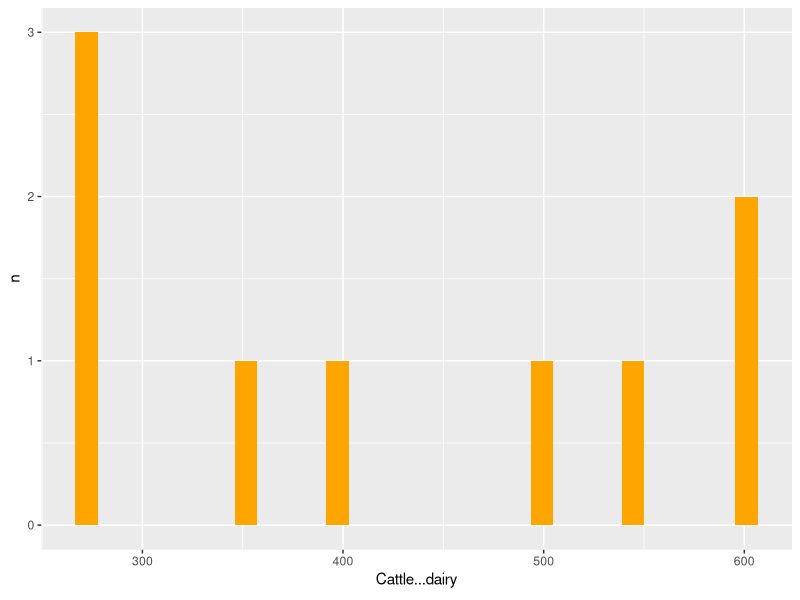
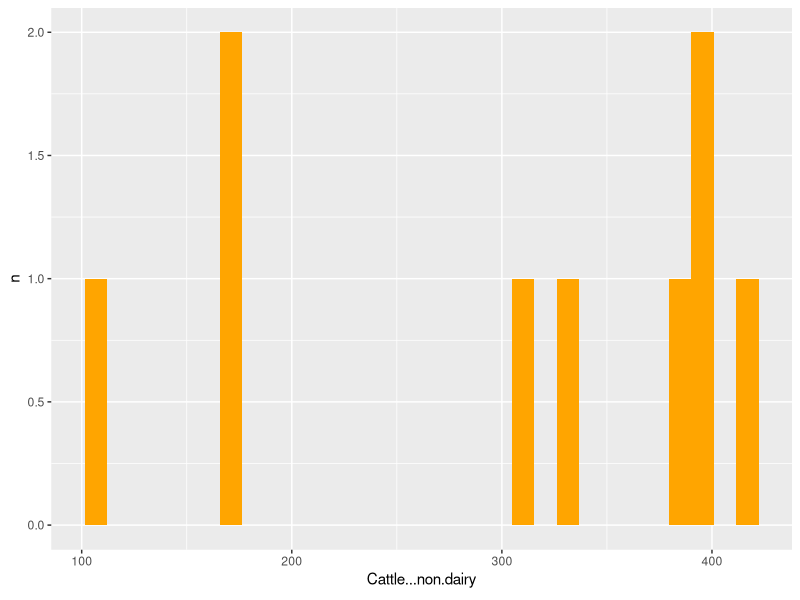
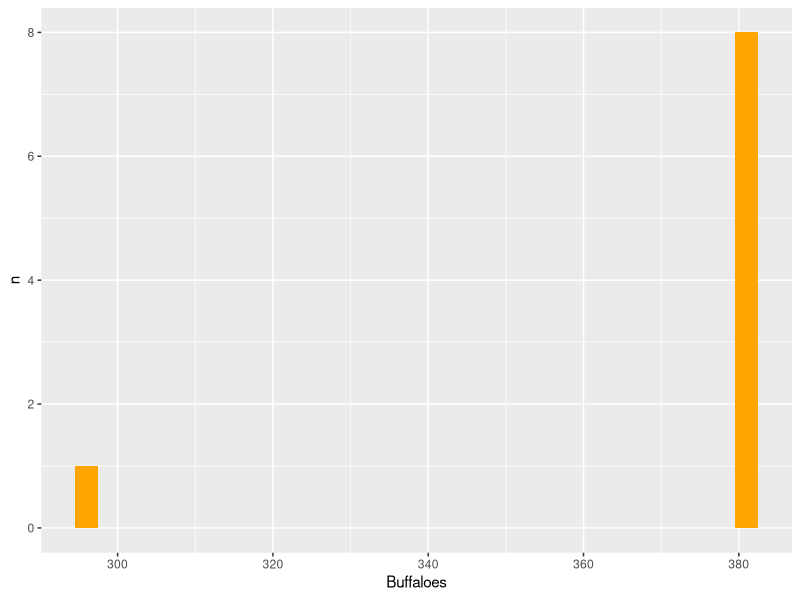
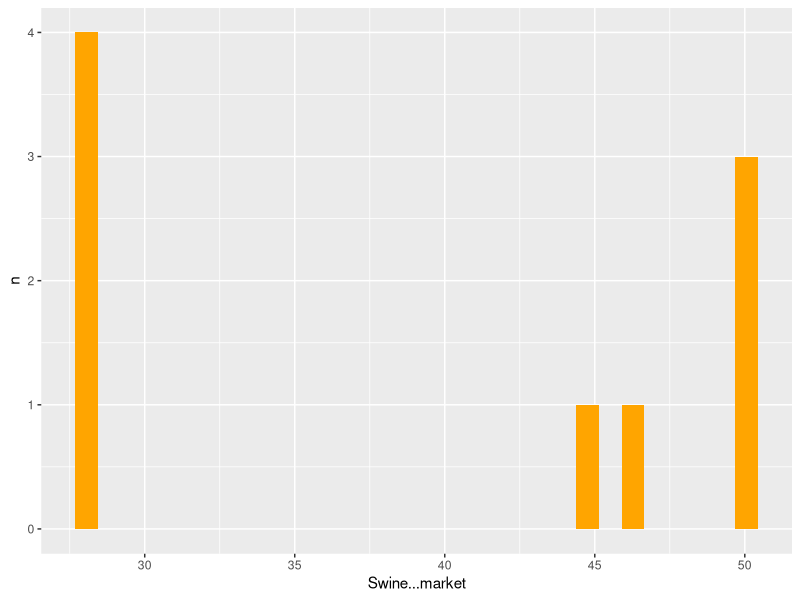
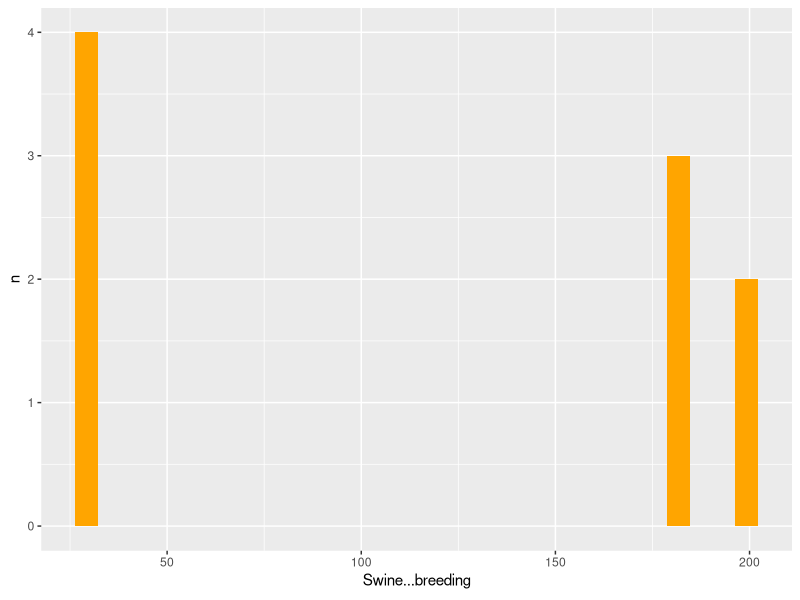
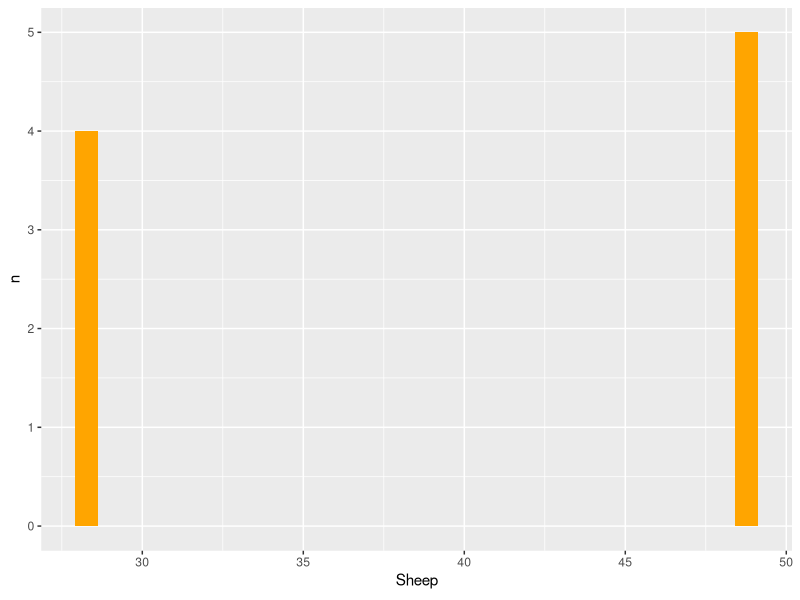
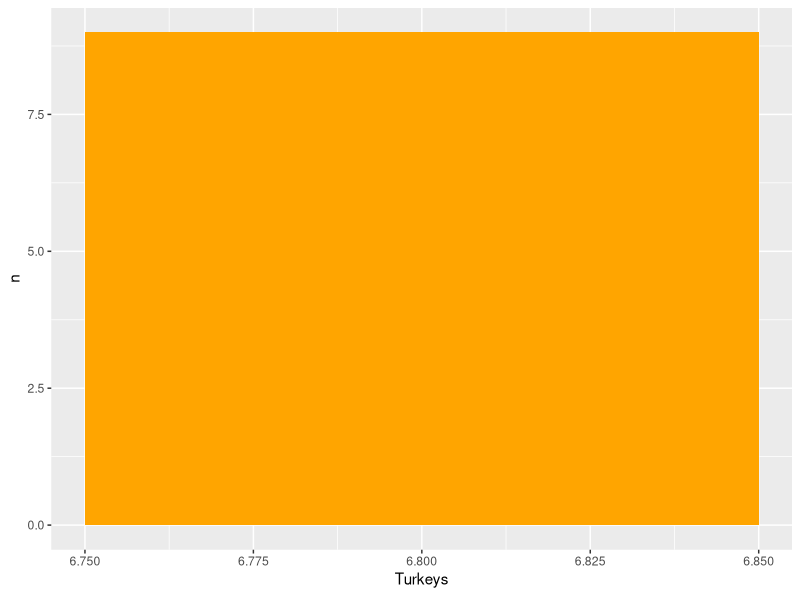
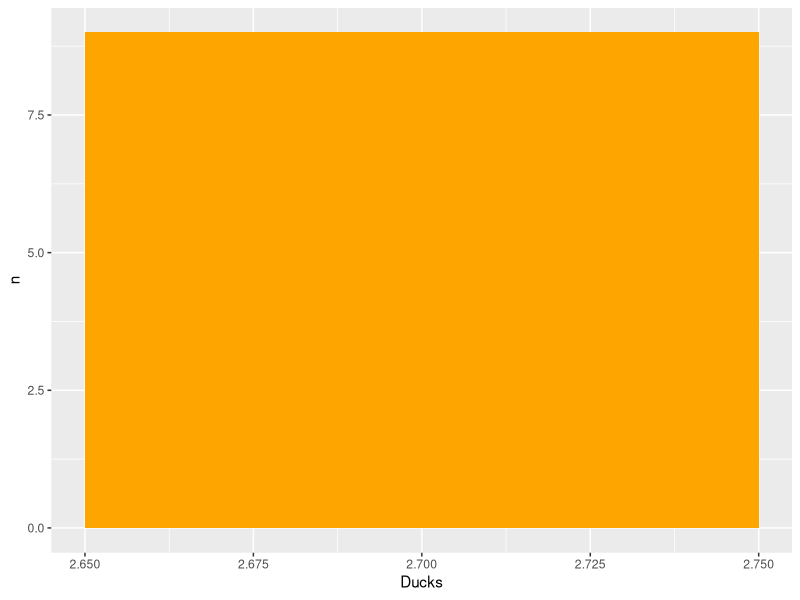

The R source for these figures, in order:
## ---- chunk 1
#| label: setup
#| warning: false
#| message: false
#| include: false

library(tidyverse)
library(ggplot2)
library(purrr)

knitr::opts_chunk$set(echo = TRUE, warning=FALSE, message=FALSE)
## ---- chunk 2
n <- 100 # sample size
m <- seq(1,10) # means 
samps <- map(m,rnorm,n=n) 
## ---- chunk 3
samps %>%
  map_dbl(mean)
## ---- chunk 4
animalweight1 <- read.csv("_data/animal_weight.csv")
animalweight1
## ---- chunk 5
animalweight2_area <- split(animalweight1, animalweight1$IPCC.Area)
animalweight2_area
## ---- chunk 6
# Creating a function, build_histogram, to make a histogram
build_histogram <- function(data, col_name, title, fill="orange", xlab="x", ylab= "n") {
  col_name <- rlang::ensym(col_name)
  data %>%
    ggplot(aes({{col_name}})) + geom_histogram(fill= fill)+ labs(x=col_name, y=ylab)
}

## ---- chunk 7
# building the histogram using map()
map(c("Cattle...dairy", "Cattle...non.dairy", "Buffaloes", "Swine...market", "Swine...breeding", "Sheep", "Turkeys", "Ducks", "Goats", "Horses", "Llamas"), ~build_histogram(dat=animalweight1, col_name=!!.x))
